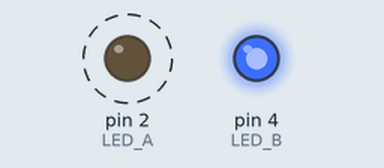
Recording of a sketch running on a simulated Arduino Uno, built with avr-gcc and run on an emulated ATmega328P. Parts: output pins drawn as LEDs (lit = HIGH). Dashed ring = blinking.

Above: at 0.2 s.
At 2.5 s:
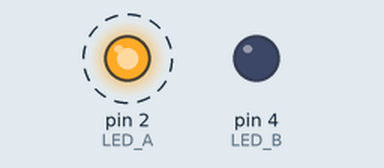
Timing chart, 0 to 3.9 s (numbered marks = the images above):
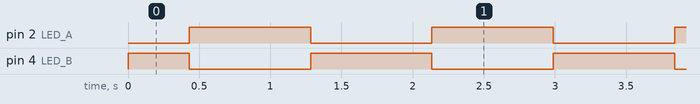

Measured:
- by itself, pin 2 (LED_A): alternates HIGH for 0.85 s and LOW for 0.85 s
- by itself, pin 4 (LED_B): repeats every 1.7 s: LOW 0.85 s, HIGH 0.85 s

The sketch:

sketch_may23a.ino
```cpp
// 定义两个LED引脚（必须支持PWM）
#define LED_A  2    // 第一个LED
#define LED_B  4    // 第二个LED

// 亮度变量
int brightness = 0;
// 每次增减的步长（数值越大变化越快）
int fadeStep = 3;

void setup() {
  // 设置两个引脚为输出模式
  pinMode(LED_A, OUTPUT);
  pinMode(LED_B, OUTPUT);
}

void loop() {
  // ========== 核心：反相PWM ==========
  // LED_A：从 0 → 255 变亮
  analogWrite(LED_A, brightness);

  // LED_B：从 255 → 0 变暗（和A完全相反）
  analogWrite(LED_B, 255 - brightness);

  // 更新亮度
  brightness += fadeStep;

  // 到达极值时反向
  if (brightness <= 0 || brightness >= 255) {
    fadeStep = -fadeStep;
  }

  // 控制渐变速度（越小越快）
  delay(10);
}
```
